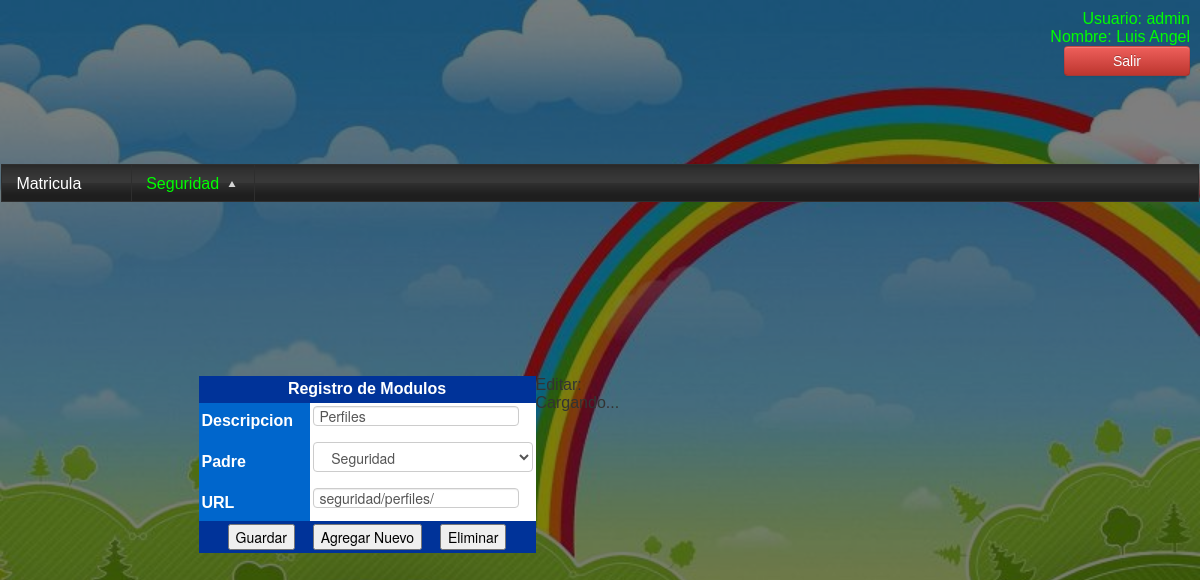
Page /modulos/seguridad/modulos/index.php?id=5 (signed in) on the committed database.
### tables this page shows
CREATE TABLE `modulo` (
  `idmodulo` int(6) NOT NULL AUTO_INCREMENT,
  `descripcion` varchar(50) DEFAULT NULL,
  `idpadre` int(6) DEFAULT NULL,
  `url` varchar(50) DEFAULT NULL,
  PRIMARY KEY (`idmodulo`)
);

### modulos/seguridad/modulos/index.php (the view, shortened to what this page needs)
<?php
       require("../../../cabecera.php");
 if(isset($_GET['id']))
	    {
		  $sql="Select * from modulo Where idmodulo='".$_GET['id']."'";
		  $r=mysql_query($sql);
			if($f=mysql_fetch_array($r))
			  {
                                $descripcion=$f['descripcion'];
				$idpadre=$f['idpadre'];
				$url=$f['url'];
			  }
			 else{ mensajeJS("Modulo no encontrado","index.php");}
		}
		else
		{
				$idmodulo="";
                                $descripcion="";
				$idpadre="";
				$url="";
		}
?>
<table  border="0" align="center" cellpadding="0" cellspacing="0">
  <tr>
    <td  valign="top">
    <form id="formulario" name="formulario" method="post" action="grabar_actualizar.php">
      <table width="337" bgcolor="#f0f0f0" border="0" align="center" cellpadding="3" cellspacing="3">
        <tr>
          <td height="27" colspan="2" align="center" bgcolor="#003399"><strong>Registro de Modulos</strong></td>
        </tr>
        <tr>
            <td width="114" bgcolor="#0066CC"><strong>Descripcion</strong></td>
          <td bgcolor="#FFFFFF">
            <input name="descripcion" type="text" id="descripcion" size="30" value="<?php echo $descripcion;?>" maxlength="10" /></td>
        </tr>
        <tr>
          <td bgcolor="#0066CC"><strong>Padre</strong></td>
          <td bgcolor="#FFFFFF">
 <?php
	echo "<select name='idpadre' id='idpadre'> ";
	function crearArbol($tabla,$id_field,$show_data,$link_field ,$parent,$prefix,$condicional,$idmodulo){
		$sql='select * from '.$tabla.' where '.$link_field.'='.$parent." $condicional";
		$rs=mysql_query($sql);
		 if($rs)
                     {
		       while($arr=mysql_fetch_array($rs))
                            {
			      if($idmodulo==$arr[$id_field])
				{
                                    echo("<option value='".$arr[$id_field]."' selected='selected'>".$prefix.$arr[$show_data]."  </option>");
				}
			      else
				{
				    echo("<option value='".$arr[$id_field]."'>".$prefix.$arr[$show_data]." </option> ");
				}
			      crearArbol($tabla,$id_field,$show_data,$link_field,$arr[$id_field],$prefix.$prefix,$condicional,$idmodulo);
			    }
		      }
			}
       echo crearArbol('modulo','idmodulo','descripcion','idpadre',0,'&nbsp;&nbsp;',' order by descripcion',$idpadre);
       echo "</select>";
?>
          </td>
        </tr>
        <tr>
          <td bgcolor="#0066CC"><strong>URL</strong></td>
          <td bgcolor="#FFFFFF"><input name="url" type="text" id="url" size="30" value="<?php echo $url;?>" maxlength="100" />
          </td>
        </tr>
        <tr>
          <td colspan="2" align="center" bgcolor="#003399">
            <input type="button" name="enviar" id="enviar" value="Guardar" />&nbsp;&nbsp;&nbsp;
            <?php
				if(isset($_GET['id']))
				  {
					  echo "<input type='button' name='nuevo' id='nuevo' value='Agregar Nuevo'>&nbsp;&nbsp;&nbsp;&nbsp;";
					  echo "<input type='button' name='eliminar' id='eliminar' value='Eliminar'>";
				  }
	        ?>
            </td>
        </tr>
      </table>
    </form>
    </td>
    <td width="466" valign="top">
     Editar:
     <div id="grid">
     </div>
    </td>
  </tr>
</table>
<?php
require("../../../pie.php");
 mysql_close(); ?>

### cabecera.php (shortened to what this page needs)
<link href="<?php echo $_SESSION['urlbase']; ?>librerias/kendo/styles/kendo.common.min.css" rel="stylesheet" />
<link href="<?php echo $_SESSION['urlbase']; ?>librerias/kendo/styles/kendo.black.min.css" rel="stylesheet" />
<link href="<?php echo $_SESSION['urlbase']; ?>css/bootstrap.min.css" rel="stylesheet" media="screen">
<link href="<?php echo $_SESSION['urlbase']; ?>css/bootstrap.css" rel="stylesheet" media="screen">
<link href="<?php echo $_SESSION['urlbase']; ?>libreria/bootstrap.min.js" rel="stylesheet" media="screen">
<link href="<?php echo $_SESSION['urlbase']; ?>librerias/bootstrap.js" rel="stylesheet" media="screen">
<table  class="modulos" width="1300" height="100%" border="0" align="center">
  <tr >
    <td height="40" class="usuario" >
        <span class="asas" >Usuario: <?php echo $_SESSION['usuario']; ?></span>
        <br>
        <span class="asas">Nombre: <?php echo $_SESSION['nombre'] ?></span>
        <br>
        <span class="asas"><a href='http://localhost/Jardin/cerrar_sesion.php' class='btn btn-danger'>Salir</a></span>
        </td>
  </tr>
  <tr>
    <td height="25" colspan="2">
     <?php
				$DOMINIOADMIN=$_SESSION['urlbase']."modulos/";
			    echo "<ul id='menu'> ";
			    cargarmenu("0",$DOMINIOADMIN);
			   function cargarmenu($id,$urladmin)
			   {
				   $sql="select idmodulo, descripcion,url,idpadre from modulo where idpadre='$id' order by descripcion";
					 $r=mysql_query($sql);
					while($f=mysql_fetch_array($r))
					   {  $descripcion=$f['descripcion'];  $idmodulo=$f['idmodulo'];  $idpadre=$f['idpadre'];
						  $url=$f['url'];
							     	$sql2="select * from perfil_modulo where idmodulo='$idmodulo' and idperfil='".$_SESSION['idperfil']."'";
									$r2=mysql_query($sql2);
									if(mysql_num_rows($r2)>0)
									  {
												$sql2="select * from modulo where idpadre='$idmodulo' ";
												$r2=mysql_query($sql2);
												if(mysql_num_rows($r2)>0)
												  {
													   echo "<li>$descripcion <ul>";
													   echo "</ul></li>";
												  }
												  else
												  {
													   echo "<li><a href='".$urladmin."$url'>".$f['descripcion']."</a></li>";
												  }
									  }
					  }
			   }
			echo "</ul>";
?>
    </td>
  </tr>
  <tr>
    <td colspan="2">

### estilos.php (style rules this page uses)
a:link { text-decoration: none; width: 100px; float: left; }

### modulos/seguridad/modulos/index.php (style rules this page uses)
#formulario table tr td strong { color: #FFF; }
body,td,th { font-family: Arial, Helvetica, sans-serif; }

### rows in the picture
modulo: descripcion "Matricula"
modulo: descripcion "Seguridad"
modulo: descripcion "Perfiles", url "seguridad/perfiles/"

### other values in the picture
$_SESSION['usuario'] "admin"
$_SESSION['nombre'] "Luis Angel"
form field idpadre "Seguridad"
